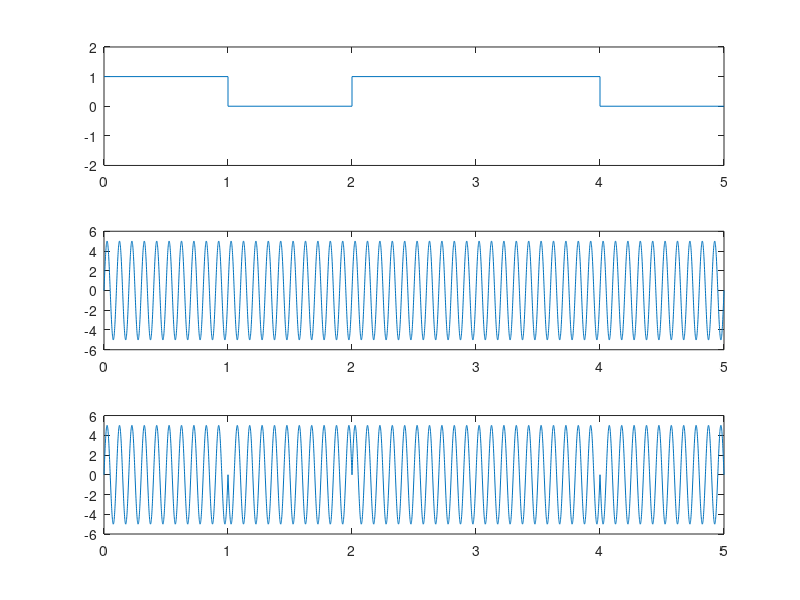

Recreate this plot in MATLAB.
m=[1 0 1 1 0];
len=length(m);
sig=[];
t=[0:0.001:len];
x=[];
y=[];

total=len/0.001;
each=total/len;

car=5.*sin(2.*pi.*10.*t);

for i=1:len
    x=[x i-1 i];
    if(m(i)==0)
        y=[y 0 0];
    else
        y=[y 1 1];
    end
end

subplot(3,1,1);
plot(x,y),axis([0,len,-2,2]);

for i=1:len
    for j=((i-1))*each:(i*each)
        if(m(i)==1)
            sig(j+1)=car(j+1);
        else
            sig(j+1)=-car(j+1);
        end
    end
end


subplot(3,1,2);
plot(t,car);

subplot(3,1,3);
plot(t,sig);